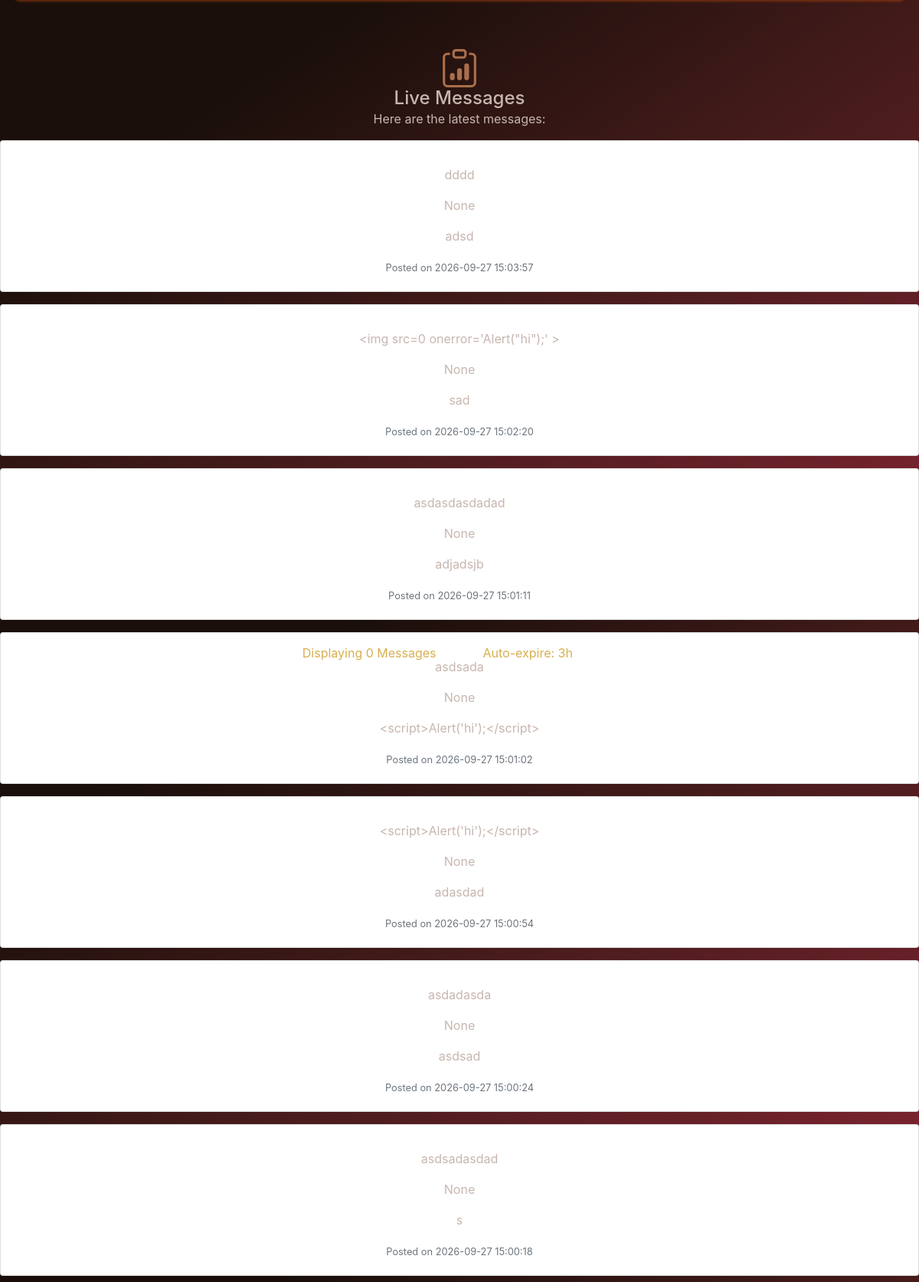
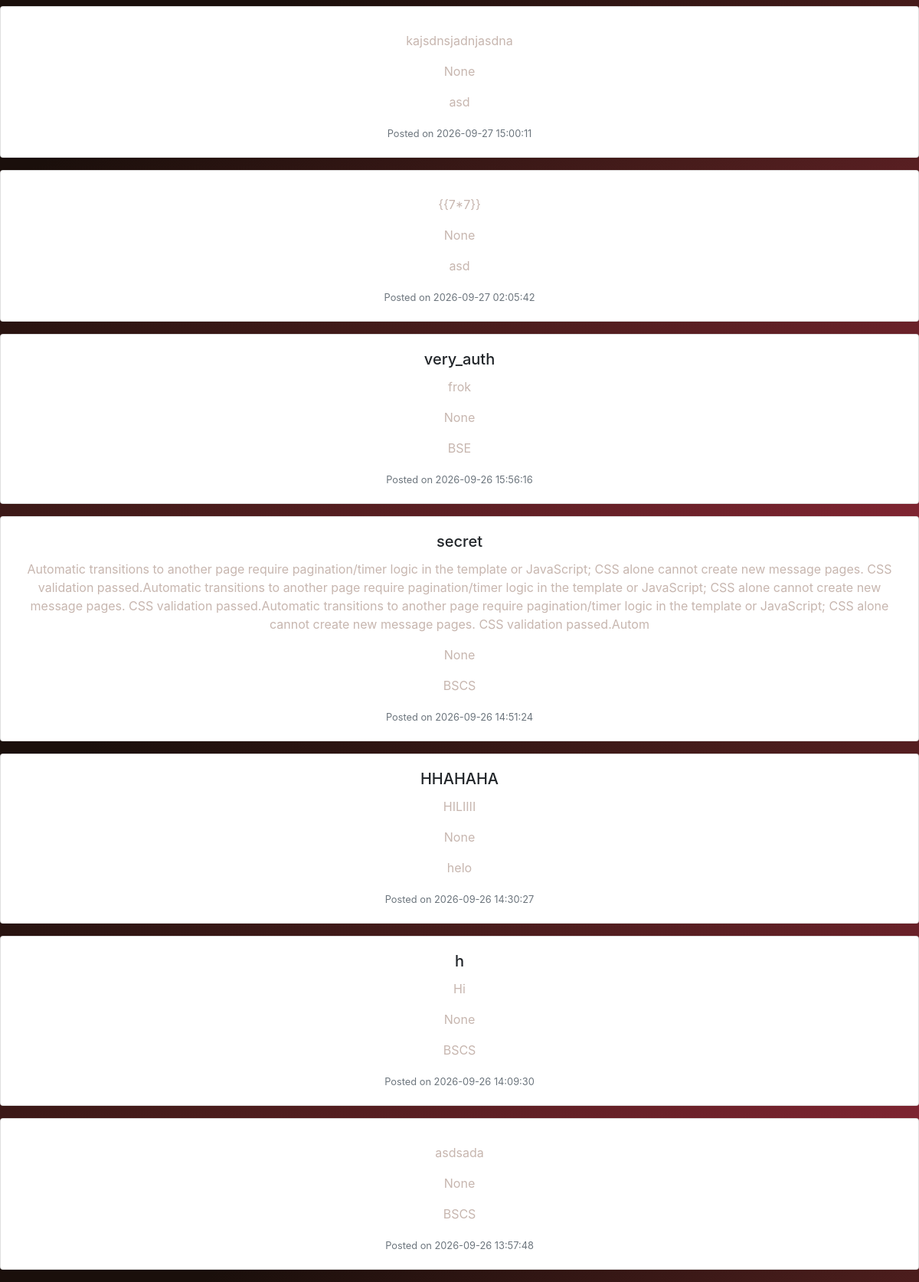
The page /display on the database its author committed (2 pictures, top to bottom).
### tables this page shows
CREATE TABLE submission(
		id INTEGER PRIMARY KEY AUTOINCREMENT,
		message TEXT NOT NULL,
		username TEXT,
		 course TEXT,
		year_level TEXT,
		status TEXT DEFAULT 'pending',
		created_at TIMESTAMP DEFAULT CURRENT_TIMESTAMP
		);

### routes/display.py (the view)
@display_bp.route("/display")
def display():
    try:
        conn = sqlite3.connect(DB_PATH)
        conn.row_factory = sqlite3.Row
        cursor = conn.cursor()
        cursor.execute(
            '''
            SELECT message, username, course, year_level, created_at
            FROM submission
            WHERE status = "pending"
            ORDER BY created_at DESC
            '''
        )
        messages = cursor.fetchall()
        conn.close()
        return render_template("display.html", messages=messages)
    except Exception as e:
        print(f"Database error: {e}")
        return "Unable to load messages", 500

### templates/display.html (shortened to what this page needs)
{% extends 'base.html' %}
    {% block css %}
    <link rel="stylesheet" href="{{ url_for('static', filename='css/style.css') }}">
    <link rel="stylesheet" href="{{ url_for('static', filename='css/bootstrap.min.css') }}">
    <link rel="stylesheet" href="{{ url_for('static', filename='css/display.css') }}">
    {% endblock %}
{% block content %}
    <div class="d-flex flex-column h-100 justify-content-center">
        <div class="row h-100 g-3 m-0" id="messages">
            <div id="empty" class="w-100">
                <div class="d-flex justify-content-center mt-5">
                </div>
                <div class="d-flex justify-content-center">
                    <div class="text-center">
                        {% if messages %}
                            <h4 class="fw-bold m-0">Live Messages</h4>
                            <p>Here are the latest messages:</p>
                        {% for message in messages %}
                            <div class="card mb-3">
                                <div class="card-body">
                                    <h5 class="card-title">{{ message.username }}</h5>
                                    <p class="card-text">{{ message.message }}</p>
                                    <p class="card-text">{{ message.year_level }}</p>
                                    <p class="card-text">{{ message.course }}</p>
                                    <p class="card-text"><small class="text-muted">Posted on {{ message.created_at }}</small></p>
                                </div>
                            </div>
                        {% endfor %}
                        {% else %}
                            <h4 class="fw-bold m-0">Awaiting Messages</h4>
                            <p>Share your thoughts and watch them appear here</p>
                        {% endif %}
                    </div>
                </div>
            </div>
        </div>
        <div class="footer row g-3 justify-content-center align-items-center m-3 p-2">
            <div class="col-md-4 text-md-right text-center" id="displayed_message">Displaying 0 Messages</div>
            <div class="text-center">Live</div>
            <div class="col-md-4 text-md-left text-center">Auto-expire: 3h</div>
        </div>
    </div>
{% endblock %}

### templates/base.html (shortened to what this page needs)
<!DOCTYPE html>
<html lang="en">
<head>
    {% block css %} {% endblock %}
</head>
<body>
    {% block content %} {% endblock %}
</body>
</html>

### static/css/style.css (style rules this page uses)
html { box-sizing: border-box; }
*, *:before, *:after { box-sizing: inherit; }
body, html { margin: 0; padding: 0; height: 100%; width: 100%; color: #b79254; }
body { background: linear-gradient(to bottom right, #1A0F0B 20%, #471c1b 55%, #832533); }

### static/css/display.css (style rules this page uses)
.footer { background-color: #20110C; color: #d8af4f; box-shadow: 0px -4px 3px -2px rgba(151, 61, 16, 0.64); border-radius: 10px; }
#empty h4,p { color: #c7b6af; }

### rows shown on the page
submission: message "dddd", year_level "None", course "adsd", created_at "2026-09-27 15:03:57"
submission: message "<img src=0 onerror='Alert(\"hi\");' >", year_level "None", course "sad", created_at "2026-09-27 15:02:20"
submission: message "asdasdasdadad", year_level "None", course "adjadsjb", created_at "2026-09-27 15:01:11"
submission: message "asdsada", year_level "None", course "<script>Alert('hi');</script>", created_at "2026-09-27 15:01:02"
submission: message "<script>Alert('hi');</script>", year_level "None", course "adasdad", created_at "2026-09-27 15:00:54"
submission: message "asdadasda", year_level "None", course "asdsad", created_at "2026-09-27 15:00:24"
submission: message "asdsadasdad", year_level "None", course "s", created_at "2026-09-27 15:00:18"
submission: message "kajsdnsjadnjasdna", year_level "None", course "asd", created_at "2026-09-27 15:00:11"
submission: message "{{7*7}}", year_level "None", course "asd", created_at "2026-09-27 02:05:42"
submission: username "very_auth", message "frok", year_level "None", course "BSE", created_at "2026-09-26 15:56:16"
submission: username "secret", message "Automatic transitions to another page require pagination/timer logic in the template or JavaScript; CSS alone cannot create new message pages. CSS validation passed.Automatic transitions to another page require pagination/timer logic in the template or JavaScript; CSS alone cannot create new message pages. CSS validation passed.Automatic transitions to another page require pagination/timer logic in the template or JavaScript; CSS alone cannot create new message pages. CSS validation passed.Autom", year_level "None", course "BSCS", created_at "2026-09-26 14:51:24"
submission: username "HHAHAHA", message "HILIIII", year_level "None", course "helo", created_at "2026-09-26 14:30:27"
submission: username "h", message "Hi", year_level "None", course "BSCS", created_at "2026-09-26 14:09:30"
submission: message "asdsada", year_level "None", course "BSCS", created_at "2026-09-26 13:57:48"
